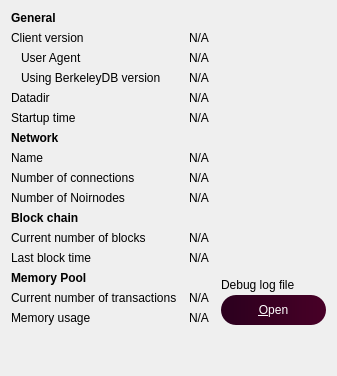
     <widget class="QWidget" name="tab_info">
      <attribute name="title">
       <string>&amp;Information</string>
      </attribute>
      <layout class="QGridLayout" name="gridLayout" columnstretch="0,0,0">
       <property name="horizontalSpacing">
        <number>12</number>
       </property>
       <item row="13" column="0">
        <widget class="QLabel" name="labelMempoolTitle">
         <property name="font">
          <font>
           <weight>75</weight>
           <bold>true</bold>
          </font>
         </property>
         <property name="text">
          <string>Memory Pool</string>
         </property>
        </widget>
       </item>
       <item row="5" column="0">
        <widget class="QLabel" name="label_13">
         <property name="text">
          <string>Startup time</string>
         </property>
        </widget>
       </item>
       <item row="4" column="1" colspan="2">
        <widget class="QLabel" name="dataDir">
         <property name="cursor">
          <cursorShape>IBeamCursor</cursorShape>
         </property>
         <property name="text">
          <string>N/A</string>
         </property>
         <property name="textFormat">
          <enum>Qt::PlainText</enum>
         </property>
         <property name="wordWrap">
          <bool>true</bool>
         </property>
         <property name="textInteractionFlags">
          <set>Qt::LinksAccessibleByMouse|Qt::TextSelectableByKeyboard|Qt::TextSelectableByMouse</set>
         </property>
        </widget>
       </item>
       <item row="1" column="0">
        <widget class="QLabel" name="label_6">
         <property name="text">
          <string>Client version</string>
         </property>
        </widget>
       </item>
       <item row="2" column="1" colspan="2">
        <widget class="QLabel" name="clientUserAgent">
         <property name="cursor">
          <cursorShape>IBeamCursor</cursorShape>
         </property>
         <property name="text">
          <string>N/A</string>
         </property>
         <property name="textFormat">
          <enum>Qt::PlainText</enum>
         </property>
         <property name="textInteractionFlags">
          <set>Qt::LinksAccessibleByMouse|Qt::TextSelectableByKeyboard|Qt::TextSelectableByMouse</set>
         </property>
        </widget>
       </item>
       <item row="7" column="1" colspan="2">
        <widget class="QLabel" name="networkName">
         <property name="cursor">
          <cursorShape>IBeamCursor</cursorShape>
         </property>
         <property name="text">
          <string>N/A</string>
         </property>
         <property name="textFormat">
          <enum>Qt::PlainText</enum>
         </property>
         <property name="textInteractionFlags">
          <set>Qt::LinksAccessibleByMouse|Qt::TextSelectableByKeyboard|Qt::TextSelectableByMouse</set>
         </property>
        </widget>
       </item>
       <item row="3" column="1" colspan="2">
        <widget class="QLabel" name="berkeleyDBVersion">
         <property name="cursor">
          <cursorShape>IBeamCursor</cursorShape>
         </property>
         <property name="text">
          <string>N/A</string>
         </property>
         <property name="textFormat">
          <enum>Qt::PlainText</enum>
         </property>
         <property name="textInteractionFlags">
          <set>Qt::LinksAccessibleByMouse|Qt::TextSelectableByKeyboard|Qt::TextSelectableByMouse</set>
         </property>
        </widget>
       </item>
       <item row="14" column="0">
        <widget class="QLabel" name="labelNumberOfTransactions">
         <property name="text">
          <string>Current number of transactions</string>
         </property>
        </widget>
       </item>
       <item row="10" column="0">
        <widget class="QLabel" name="label_10">
         <property name="font">
          <font>
           <weight>75</weight>
           <bold>true</bold>
          </font>
         </property>
         <property name="text">
          <string>Block chain</string>
         </property>
        </widget>
       </item>
       <item row="11" column="0">
        <widget class="QLabel" name="label_3">
         <property name="text">
          <string>Current number of blocks</string>
         </property>
        </widget>
       </item>
       <item row="8" column="1" colspan="2">
        <widget class="QLabel" name="numberOfConnections">
         <property name="cursor">
          <cursorShape>IBeamCursor</cursorShape>
         </property>
         <property name="text">
          <string>N/A</string>
         </property>
         <property name="textFormat">
          <enum>Qt::PlainText</enum>
         </property>
         <property name="textInteractionFlags">
          <set>Qt::LinksAccessibleByMouse|Qt::TextSelectableByKeyboard|Qt::TextSelectableByMouse</set>
         </property>
        </widget>
       </item>
       <item row="3" column="0">
        <widget class="QLabel" name="label_berkeleyDBVersion">
         <property name="text">
          <string>Using BerkeleyDB version</string>
         </property>
         <property name="indent">
          <number>10</number>
         </property>
        </widget>
       </item>
       <item row="2" column="0">
        <widget class="QLabel" name="labelClientUserAgent">
         <property name="text">
          <string>User Agent</string>
         </property>
         <property name="indent">
          <number>10</number>
         </property>
        </widget>
       </item>
       <item row="6" column="0">
        <widget class="QLabel" name="labelNetwork">
         <property name="font">
          <font>
           <weight>75</weight>
           <bold>true</bold>
          </font>
         </property>
         <property name="text">
          <string>Network</string>
         </property>
        </widget>
       </item>
       <item row="12" column="0">
        <widget class="QLabel" name="labelLastBlockTime">
         <property name="text">
          <string>Last block time</string>
         </property>
        </widget>
       </item>
       <item row="0" column="0">
        <widget class="QLabel" name="label_9">
         <property name="font">
          <font>
           <weight>75</weight>
           <bold>true</bold>
          </font>
         </property>
         <property name="text">
          <string>General</string>
         </property>
        </widget>
       </item>
       <item row="11" column="1" colspan="2">
        <widget class="QLabel" name="numberOfBlocks">
         <property name="cursor">
          <cursorShape>IBeamCursor</cursorShape>
         </property>
         <property name="text">
          <string>N/A</string>
         </property>
         <property name="textFormat">
          <enum>Qt::PlainText</enum>
         </property>
         <property name="textInteractionFlags">
          <set>Qt::LinksAccessibleByMouse|Qt::TextSelectableByKeyboard|Qt::TextSelectableByMouse</set>
         </property>
        </widget>
       </item>
       <item row="12" column="1" colspan="2">
        <widget class="QLabel" name="lastBlockTime">
         <property name="cursor">
          <cursorShape>IBeamCursor</cursorShape>
         </property>
         <property name="text">
          <string>N/A</string>
         </property>
         <property name="textFormat">
          <enum>Qt::PlainText</enum>
         </property>
         <property name="textInteractionFlags">
          <set>Qt::LinksAccessibleByMouse|Qt::TextSelectableByKeyboard|Qt::TextSelectableByMouse</set>
         </property>
        </widget>
       </item>
       <item row="8" column="0">
        <widget class="QLabel" name="label_7">
         <property name="text">
          <string>Number of connections</string>
         </property>
        </widget>
       </item>
       <item row="1" column="1" colspan="2">
        <widget class="QLabel" name="clientVersion">
         <property name="cursor">
          <cursorShape>IBeamCursor</cursorShape>
         </property>
         <property name="text">
          <string>N/A</string>
         </property>
         <property name="textFormat">
          <enum>Qt::PlainText</enum>
         </property>
         <property name="textInteractionFlags">
          <set>Qt::LinksAccessibleByMouse|Qt::TextSelectableByKeyboard|Qt::TextSelectableByMouse</set>
         </property>
        </widget>
       </item>
       <item row="16" column="0">
        <spacer name="verticalSpacer">
         <property name="orientation">
          <enum>Qt::Vertical</enum>
         </property>
         <property name="sizeHint" stdset="0">
          <size>
           <width>20</width>
           <height>40</height>
          </size>
         </property>
        </spacer>
       </item>
       <item row="13" column="2" rowspan="3">
        <layout class="QVBoxLayout" name="verticalLayoutDebugButton">
         <property name="spacing">
          <number>3</number>
         </property>
         <item>
          <spacer name="verticalSpacer_2">
           <property name="orientation">
            <enum>Qt::Vertical</enum>
           </property>
           <property name="sizeHint" stdset="0">
            <size>
             <width>10</width>
             <height>5</height>
            </size>
           </property>
          </spacer>
         </item>
         <item>
          <widget class="QLabel" name="labelDebugLogfile">
           <property name="text">
            <string>Debug log file</string>
           </property>
          </widget>
         </item>
         <item>
          <widget class="QPushButton" name="openDebugLogfileButton">
           <property name="toolTip">
            <string>Open the %1 debug log file from the current data directory. This can take a few seconds for large log files.</string>
           </property>
           <property name="styleSheet">
            <string notr="true">background: QLinearGradient(x1: 0, y1: 0, x2: 1, y2: 0, stop: 0 #2b001e, stop: 1 #480027);
color: white;
border-radius:15px;
height:30px;
width:105px;</string>
           </property>
           <property name="text">
            <string>&amp;Open</string>
           </property>
           <property name="autoDefault">
            <bool>false</bool>
           </property>
          </widget>
         </item>
        </layout>
       </item>
       <item row="7" column="0">
        <widget class="QLabel" name="label_8">
         <property name="text">
          <string>Name</string>
         </property>
        </widget>
       </item>
       <item row="5" column="1" colspan="2">
        <widget class="QLabel" name="startupTime">
         <property name="cursor">
          <cursorShape>IBeamCursor</cursorShape>
         </property>
         <property name="text">
          <string>N/A</string>
         </property>
         <property name="textFormat">
          <enum>Qt::PlainText</enum>
         </property>
         <property name="textInteractionFlags">
          <set>Qt::LinksAccessibleByMouse|Qt::TextSelectableByKeyboard|Qt::TextSelectableByMouse</set>
         </property>
        </widget>
       </item>
       <item row="4" column="0">
        <widget class="QLabel" name="label_12">
         <property name="text">
          <string>Datadir</string>
         </property>
        </widget>
       </item>
       <item row="15" column="0">
        <widget class="QLabel" name="labelMemoryUsage">
         <property name="text">
          <string>Memory usage</string>
         </property>
        </widget>
       </item>
       <item row="14" column="1">
        <widget class="QLabel" name="mempoolNumberTxs">
         <property name="cursor">
          <cursorShape>IBeamCursor</cursorShape>
         </property>
         <property name="text">
          <string>N/A</string>
         </property>
         <property name="textFormat">
          <enum>Qt::PlainText</enum>
         </property>
         <property name="textInteractionFlags">
          <set>Qt::LinksAccessibleByMouse|Qt::TextSelectableByKeyboard|Qt::TextSelectableByMouse</set>
         </property>
        </widget>
       </item>
       <item row="15" column="1">
        <widget class="QLabel" name="mempoolSize">
         <property name="cursor">
          <cursorShape>IBeamCursor</cursorShape>
         </property>
         <property name="text">
          <string>N/A</string>
         </property>
         <property name="textFormat">
          <enum>Qt::PlainText</enum>
         </property>
         <property name="textInteractionFlags">
          <set>Qt::LinksAccessibleByMouse|Qt::TextSelectableByKeyboard|Qt::TextSelectableByMouse</set>
         </property>
        </widget>
       </item>
       <item row="9" column="0">
        <widget class="QLabel" name="noirnodeCountLabel">
         <property name="text">
          <string>Number of Noirnodes</string>
         </property>
        </widget>
       </item>
       <item row="9" column="1">
        <widget class="QLabel" name="noirnodeCount">
         <property name="text">
          <string>N/A</string>
         </property>
        </widget>
       </item>
      </layout>
     </widget>
